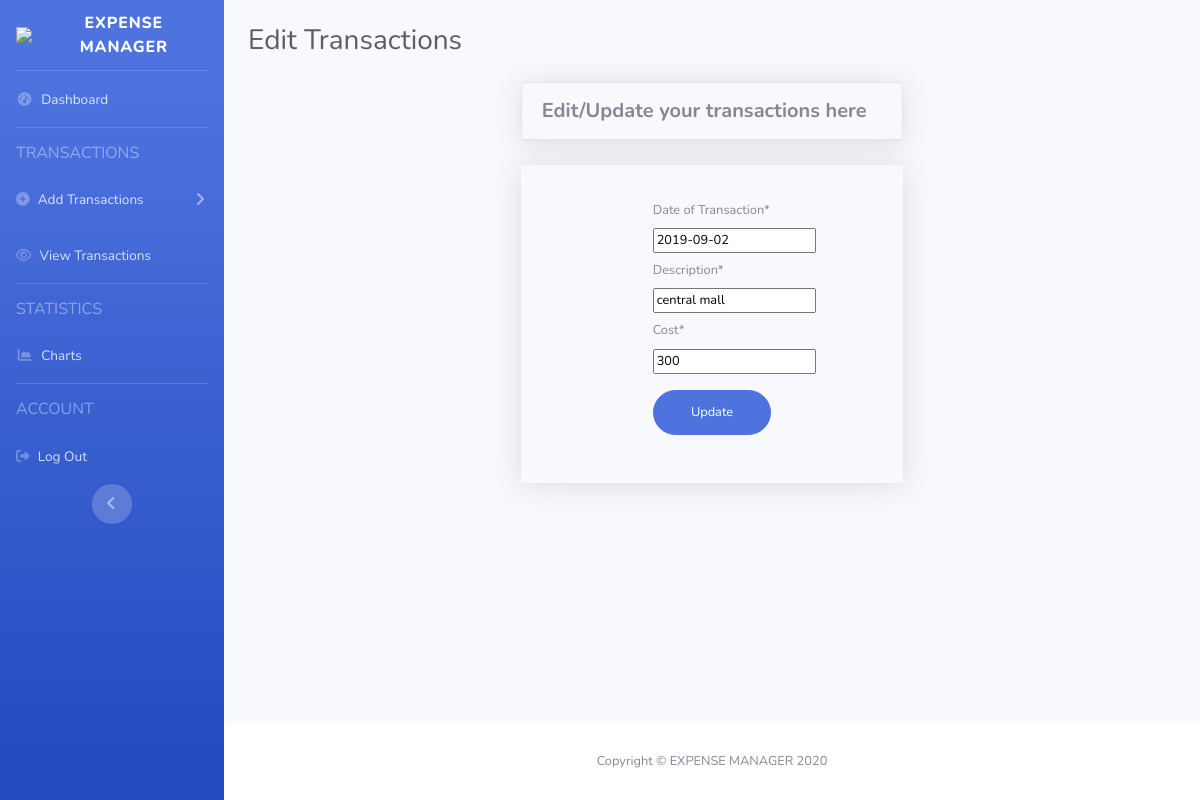
Screenshot of /myapp/transaction/139/update (signed in) with the database file from the repository.
### myapp/models.py (models this page shows, shortened)
class Transaction(models.Model):
    user = models.ForeignKey(User, on_delete=models.CASCADE, null=True)
    date = models.DateField('Date of Transaction')
    description = models.CharField(max_length=100)
    cost = models.IntegerField(default=0)
    categories = [
        ('Automobile', 'Automobile'),
        ('Bank Transfer', 'Bank Transfer'),
        ('Cash Withdrawal', 'Cash Withdrawal'),
        ('Education', 'Education'),
        ('Entertainment', 'Entertainment'),
        ('Fine', 'Fine'),
        ('Food', 'Food'),
        ('Health Care', 'Health Care'),
        ('Other', 'Other'),
        ('Paytm', 'Paytm'),
        ('Recharge', 'Recharge'),
        ('Shopping', 'Shopping'),
        ('Travel', 'Travel'),
        ('UPI', 'UPI')
    ]
    category = models.CharField(
        max_length=30,
        choices=categories
    )

### myapp/views.py (the view)
# urls.py: path('transaction/<int:pk>/update', TransactionUpdateView.as_view(), name='transaction-update'),
class TransactionUpdateView(UserPassesTestMixin, UpdateView):
    model = Transaction
    fields = ['date', 'description', 'cost']
    success_url = '/myapp/transactions'
    def test_func(self):
        transaction = self.get_object()
        if self.request.user == transaction.user:
            return True
        return False

### templates/myapp/transaction_form.html (shortened to what this page needs)
{% load crispy_forms_tags %}
{% load static %}
<!DOCTYPE html>
<html lang="en">
<head>
    <link href="{% static 'imp/vendor/fontawesome-free/css/all.min.css' %}" rel="stylesheet" type="text/css">
    {% if user.is_authenticated %}
    <link href="{% static 'imp/css/sb-admin-2.min.css' %}" rel="stylesheet">
</head>
<body id="page-top">
<div id="wrapper">
    <ul class="navbar-nav bg-gradient-primary sidebar sidebar-dark accordion" id="accordionSidebar">
        <a class="sidebar-brand d-flex align-items-center justify-content-center" href="/myapp/">
            <img src="{% static 'images/icons/icon.ico' %}" width="50">
            <div class="sidebar-brand-text mr-3">Expense Manager</div>
        </a>
        <hr class="sidebar-divider my-0">
        <li class="nav-item">
            <a class="nav-link" href="/myapp/dashboard">
                <i class="fas fa-fw fa-tachometer-alt"></i>
                <span>Dashboard</span></a>
        </li>
        <hr class="sidebar-divider">
        <div class="sidebar-heading">
            <h6>Transactions</h6>
        </div>
        <li class="nav-item">
            <a aria-controls="collapseTwo" aria-expanded="true" class="nav-link collapsed" data-target="#collapseTwo"
               data-toggle="collapse" href="#">
                <i class="fas fa-plus-circle"></i>
                <span>Add Transactions</span>
            </a>
        </li>
        <li class="nav-item">
            <a class="nav-link" href="/myapp/transactions">
                <i class="fa fa-eye"></i>
                <span>View Transactions</span></a>
        </li>
        <hr class="sidebar-divider">
        <div class="sidebar-heading">
            <h6>STATISTICS</h6>
        </div>
        <li class="nav-item">
            <a class="nav-link" href="/myapp/charts">
                <i class="fas fa-fw fa-chart-area"></i>
                <span>Charts</span></a>
        </li>
        <hr class="sidebar-divider d-none d-md-block">
        <div class="sidebar-heading">
            <h6>ACCOUNT</h6>
        </div>
        <li class="nav-item">
            <a class="nav-link" href="/myapp/logout">
                <i aria-hidden="true" class="fa fa-sign-out"></i>
                <span>Log Out</span></a>
        </li>
        <div class="text-center d-none d-md-inline">
            <button class="rounded-circle border-0" id="sidebarToggle"></button>
        </div>
    </ul>
    <div class="d-flex flex-column" id="content-wrapper">
        <div id="content">
            <div class="container-fluid">
                <div class="d-sm-flex align-items-center justify-content-between my-4">
                    <h1 class="h3 mb-0 text-gray-800">Edit Transactions</h1>
                </div>
            </div>
            <div class="mx-auto">
                <div class="col-xl-5 col-lg-5 mx-auto">
                    <div class="card shadow mb-4">
                        <div class="card-header py-3 d-flex flex-row align-items-center justify-content-between">
                            <h5 class="m-0 font-weight-bold justify-content-center">
                                Edit/Update your transactions here
                            </h5>
                        </div>
                    </div>
                </div>
                <div class="col-xl-5 col-lg-5 mx-auto">
                    <div class="card-body shadow">
                        <form class="user mx-5 px-5" method='post'>
                            <div class="form-group btn-user">
                                <div class="py-1">
                                    {{ form.date|as_crispy_field }}
                                </div>
                                <div class="py-1">
                                    {{ form.description|as_crispy_field }}
                                </div>
                                <div class="pt-1 pb-3">
                                    {{ form.cost|as_crispy_field }}
                                </div>
                                <div>
                                    <button class="btn btn-primary btn-user btn-block" type="submit">
                                        Update
                                    </button>
                                </div>
                            </div>
                        </form>
                    </div>
                </div>
            </div>
        </div>
        <footer class="sticky-footer bg-white mt-4">
            <div class="container my-auto">
                <div class="copyright text-center my-auto">
                    <span>Copyright &copy; EXPENSE MANAGER 2020</span>
                </div>
            </div>
        </footer>
    </div>
</div>
{% else %}
<h1>You are not signed in!</h1>
<h2>Kindly sign in, You will be redirected in 5 seconds</h2>
<meta content="5; url = '/myapp/login' " http-equiv="refresh">
{% endif %}
</body>
</html>

### templates/myapp/transaction_form.html (style rules this page uses)
input[type=number] { -moz-appearance: textfield; }

### rows the page displays
Transaction: date "2019-09-02", description "central mall", cost "300"
